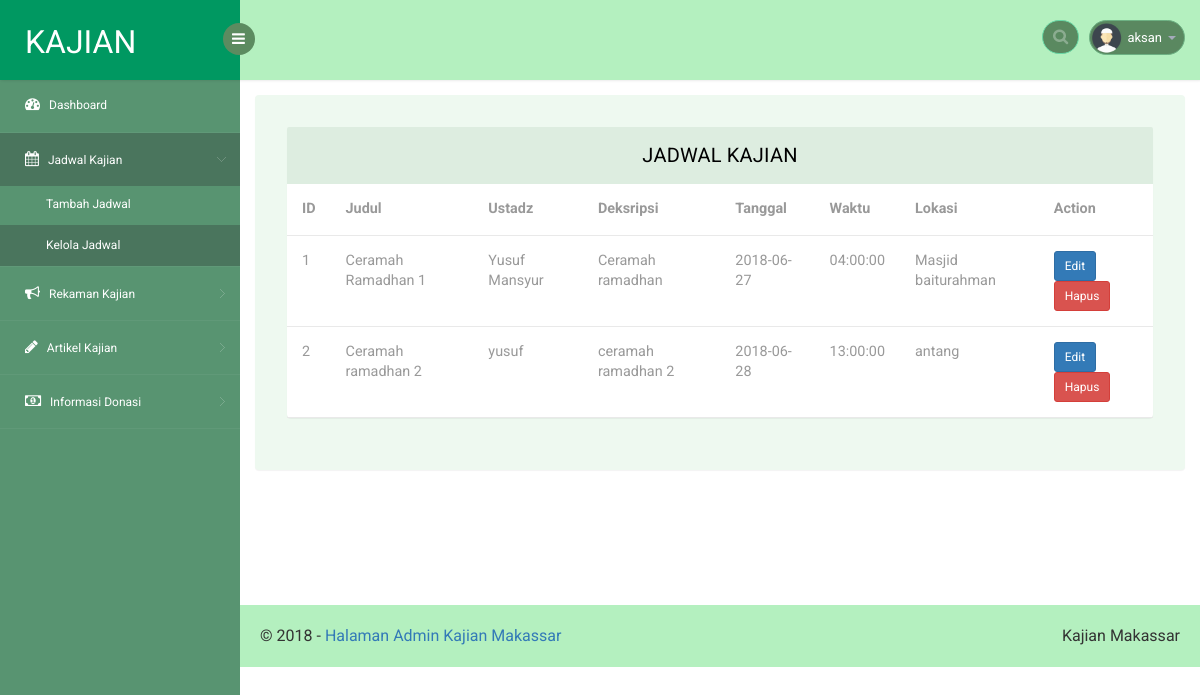
The app's page /web/jadwalkajian.php (signed in), older data.
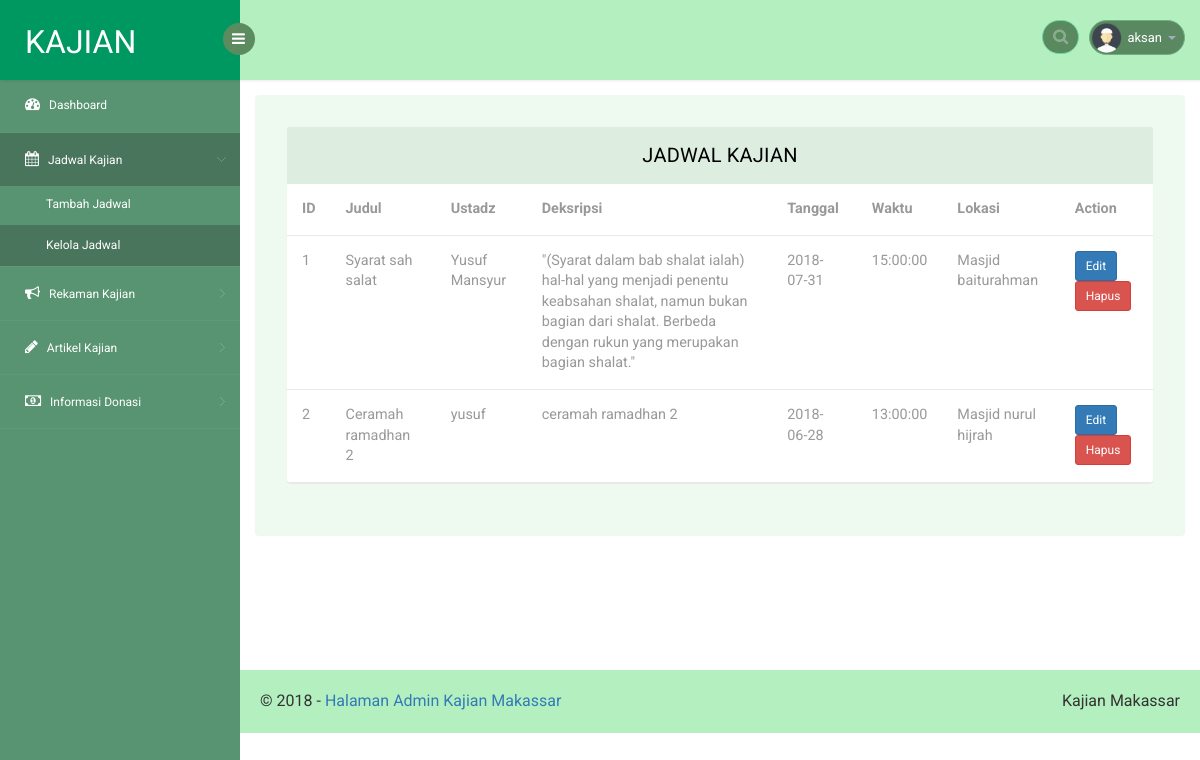
The same page, newer data.
### tables this page shows
CREATE TABLE `jadwal_kajian` (
  `id` int(11) NOT NULL,
  `judul` varchar(250) NOT NULL,
  `ustadz` varchar(250) NOT NULL,
  `deskripsi` text NOT NULL,
  `tanggal` date NOT NULL,
  `waktu` time DEFAULT NULL,
  `hari` enum('Senin','Selasa','Rabu','Kamis','Jumat','Sabtu','Minggu') NOT NULL,
  `tempat` varchar(500) NOT NULL,
  `gambar` text
);

### web/connect.php (called while the page is built, shortened)
<?php
	$link = "http://localhost/kajian-sunnah/web";
 ?>

### web/jadwalkajian.php (the view, shortened to what the changed rows need)
<?php
include "connect.php";
if (!isset($_SESSION['nama_user'])) {
  header('location:'.$link.'/login.php');
}elseif (isset($_SESSION['nama_user'])) {
 ?>
 <!DOCTYPE html>
 <head>
    <link rel="stylesheet" href="css/bootstrap.min.css" >
    <link href="css/style.css" rel='stylesheet' type='text/css' />
    <link href="css/style-responsive.css" rel="stylesheet"/>
    <link rel="stylesheet" href="css/font.css" type="text/css"/>
    <link href="css/font-awesome.css" rel="stylesheet">
    <link rel="stylesheet" href="css/morris.css" type="text/css"/>
    <link rel="stylesheet" href="css/monthly.css">
</head>
<body>
    <section id="container">
        <section id="main-content">
         <section class="wrapper">
          <div class="table-agile-info">
           <div class="panel panel-default">
              <div>
                <table class="table" ui-jq="footable" ui-options='{
                  "paging": {
                    "enabled": true
                  },
                  "filtering": {
                    "enabled": true
                  },
                  "sorting": {
                    "enabled": true
                  }}'>
                  <thead>
                    <tr>
                      <th data-breakpoints="xs">ID</th>
                      <th>Judul</th>
                      <th>Ustadz</th>
                      <th data-breakpoints="xs">Deksripsi</th>
                      <th >Tanggal</th>
                      <th >Waktu</th>
                      <th >Lokasi</th>
                      <th >Action</th>
                    </tr>
                  </thead>
                  <tbody>
                    <?php
                      $query = "SELECT * FROM jadwal_kajian";
                      $result = $conn->query($query);
                      while ($row = $result->fetch_assoc()) {
                     ?>
                    <tr>
                      <td><?php echo $row['id']; ?></td>
                      <td><?php echo $row['judul']; ?></td>
                      <td><?php echo $row['ustadz']; ?></td>
                      <td><?php echo $row['deskripsi']; ?></td>
                      <td><?php echo $row['tanggal']; ?></td>
                      <td><?php echo $row['waktu']; ?></td>
                      <td><?php echo $row['tempat']; ?></td>
                      <td>
                        <button type="button" class="btn btn-sm btn-primary" data-toggle="modal" data-target="#myModal<?php echo $row['id'] ?>">Edit</button>
                        <a onclick="return confirm('Hapus Jadwal Kajian <?php echo $row['judul']; ?>?')" href="<?php echo $link; ?>/proses/crud-jadwal.php?hapus=<?php echo $row['id'] ?>"><button type="button" class="btn btn-sm btn-danger">Hapus</button></a>
                      </td>
                    </tr>
                    <?php } ?>
                  </tbody>
                </table>
              </div>
            </div>
          </div>
         </section>
       </section>
</section>
</body>
</html>
<?php
}
?>

Row changes from the older to the newer data that the page shows:
changed jadwal_kajian "Yusuf Mansyur": judul "Ceramah Ramadhan 1" → "Syarat sah salat"; deskripsi "Ceramah ramadhan" → "\"(Syarat dalam bab shalat ialah) hal-hal yang menjadi penentu keabsahan shalat, namun bukan bagian dari shalat. Berbeda dengan rukun yang merupakan bagian shalat.\""; tanggal "2018-06-27" → "2018-07-31"; waktu "04:00:00" → "15:00:00"
changed jadwal_kajian "Ceramah ramadhan 2": tempat "antang" → "Masjid nurul hijrah"
